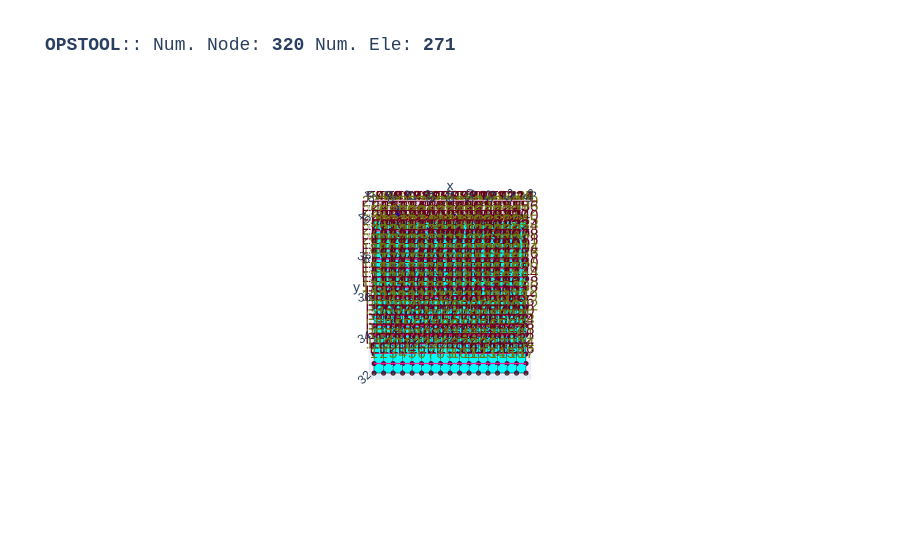

The code cell stored with this chart in its notebook:
### Code cell
opst.vis.plotly.plot_model(show_node_numbering=True, show_ele_numbering=True, show_nodal_loads = True)

### Figure 1 — Plotly figure (JSON) as saved in the notebook; plotly's stock layout.template omitted (floating-point values rounded to 4 significant figures; data arrays with more than 128 entries replaced by an {"elided": "..."} marker saying what was removed)
{"data": [{"color": "#00FFFF", "hoverinfo": "skip", "i": {"elided": "512 int values"}, "j": {"elided": "512 int values"}, "k": {"elided": "512 int values"}, "name": "FourNodeQuad", "opacity": 1, "type": "mesh3d", "x": {"elided": "1024 float values"}, "y": {"elided": "1024 float values"}, "z": {"elided": "1024 float values"}}, {"connectgaps": false, "hoverinfo": "skip", "line": {"color": "black", "width": 1}, "mode": "lines", "name": "Edge", "type": "scatter3d", "x": {"elided": "1536 float values"}, "y": {"elided": "1536 float values"}, "z": {"elided": "1536 float values"}}, {"connectgaps": false, "hoverinfo": "skip", "line": {"color": "#0652ff", "width": 5}, "mode": "lines", "name": "DispBeamColumn2d", "type": "scatter3d", "x": [45.25, 45.75, NaN, 45.75, 46.25, NaN, 46.25, 46.75, NaN, 46.75, 47.25, NaN, 47.25, 47.75, NaN, 47.75, 48.25, NaN, 48.25, 48.75, NaN, 48.75, 49.25, NaN, 49.25, 49.75, NaN, 49.75, 50.25, NaN, 50.25, 50.75, NaN, 50.75, 51.25, NaN, 51.25, 51.75, NaN, 51.75, 52.25, NaN, 52.25, 52.75, NaN], "y": [40.25, 40.25, NaN, 40.25, 40.25, NaN, 40.25, 40.25, NaN, 40.25, 40.25, NaN, 40.25, 40.25, NaN, 40.25, 40.25, NaN, 40.25, 40.25, NaN, 40.25, 40.25, NaN, 40.25, 40.25, NaN, 40.25, 40.25, NaN, 40.25, 40.25, NaN, 40.25, 40.25, NaN, 40.25, 40.25, NaN, 40.25, 40.25, NaN, 40.25, 40.25, NaN], "z": [0.0, 0.0, NaN, 0.0, 0.0, NaN, 0.0, 0.0, NaN, 0.0, 0.0, NaN, 0.0, 0.0, NaN, 0.0, 0.0, NaN, 0.0, 0.0, NaN, 0.0, 0.0, NaN, 0.0, 0.0, NaN, 0.0, 0.0, NaN, 0.0, 0.0, NaN, 0.0, 0.0, NaN, 0.0, 0.0, NaN, 0.0, 0.0, NaN, 0.0, 0.0, NaN]}, {"connectgaps": false, "hoverinfo": "skip", "line": {"color": "#ff9408", "width": 5}, "mode": "lines", "name": "BeamContact2D", "type": "scatter3d", "x": [45.5, 45.25, NaN, 45.5, 45.75, NaN, 46.0, 45.75, NaN, 46.0, 46.25, NaN, 46.5, 46.25, NaN, 46.5, 46.75, NaN, 47.0, 46.75, NaN, 47.0, 47.25, NaN, 47.5, 47.25, NaN, 47.5, 47.75, NaN, 48.0, 47.75, NaN, 48.0, 48.25, NaN, 48.5, 48.25, NaN, 48.5, 48.75, NaN, 49.0, 48.75, NaN, 49.0, 49.25, NaN, 49.5, 49.25, NaN, 49.5, 49.75, NaN, 50.0, 49.75, NaN, 50.0, 50.25, NaN, 50.5, 50.25, NaN, 50.5, 50.75, NaN, 51.0, 50.75, NaN, 51.0, 51.25, NaN, 51.5, 51.25, NaN, 51.5, 51.75, NaN, 52.0, 51.75, NaN, 52.0, 52.25, NaN, 52.5, 52.25, NaN, 52.5, 52.75, NaN], "y": [40.0, 40.25, NaN, 40.0, 40.25, NaN, 40.0, 40.25, NaN, 40.0, 40.25, NaN, 40.0, 40.25, NaN, 40.0, 40.25, NaN, 40.0, 40.25, NaN, 40.0, 40.25, NaN, 40.0, 40.25, NaN, 40.0, 40.25, NaN, 40.0, 40.25, NaN, 40.0, 40.25, NaN, 40.0, 40.25, NaN, 40.0, 40.25, NaN, 40.0, 40.25, NaN, 40.0, 40.25, NaN, 40.0, 40.25, NaN, 40.0, 40.25, NaN, 40.0, 40.25, NaN, 40.0, 40.25, NaN, 40.0, 40.25, NaN, 40.0, 40.25, NaN, 40.0, 40.25, NaN, 40.0, 40.25, NaN, 40.0, 40.25, NaN, 40.0, 40.25, NaN, 40.0, 40.25, NaN, 40.0, 40.25, NaN, 40.0, 40.25, NaN, 40.0, 40.25, NaN], "z": [0.0, 0.0, NaN, 0.0, 0.0, NaN, 0.0, 0.0, NaN, 0.0, 0.0, NaN, 0.0, 0.0, NaN, 0.0, 0.0, NaN, 0.0, 0.0, NaN, 0.0, 0.0, NaN, 0.0, 0.0, NaN, 0.0, 0.0, NaN, 0.0, 0.0, NaN, 0.0, 0.0, NaN, 0.0, 0.0, NaN, 0.0, 0.0, NaN, 0.0, 0.0, NaN, 0.0, 0.0, NaN, 0.0, 0.0, NaN, 0.0, 0.0, NaN, 0.0, 0.0, NaN, 0.0, 0.0, NaN, 0.0, 0.0, NaN, 0.0, 0.0, NaN, 0.0, 0.0, NaN, 0.0, 0.0, NaN, 0.0, 0.0, NaN, 0.0, 0.0, NaN, 0.0, 0.0, NaN, 0.0, 0.0, NaN, 0.0, 0.0, NaN, 0.0, 0.0, NaN]}, {"customdata": {"elided": "256 str values"}, "hovertemplate": "%{customdata}", "marker": {"color": "#00FFFF", "size": 3, "symbol": "diamond-open"}, "mode": "markers", "name": "FourNodeQuad", "type": "scatter3d", "x": {"elided": "256 float values"}, "y": {"elided": "256 float values"}, "z": {"elided": "256 float values"}}, {"customdata": ["eleTag: 400<br>connectedNodes:<br> [290 291]", "eleTag: 401<br>connectedNodes:<br> [291 292]", "eleTag: 402<br>connectedNodes:<br> [292 293]", "eleTag: 403<br>connectedNodes:<br> [293 294]", "eleTag: 404<br>connectedNodes:<br> [294 295]", "eleTag: 405<br>connectedNodes:<br> [295 296]", "eleTag: 406<br>connectedNodes:<br> [296 297]", "eleTag: 407<br>connectedNodes:<br> [297 298]", "eleTag: 408<br>connectedNodes:<br> [298 299]", "eleTag: 409<br>connectedNodes:<br> [299 300]", "eleTag: 410<br>connectedNodes:<br> [300 301]", "eleTag: 411<br>connectedNodes:<br> [301 302]", "eleTag: 412<br>connectedNodes:<br> [302 303]", "eleTag: 413<br>connectedNodes:<br> [303 304]", "eleTag: 414<br>connectedNodes:<br> [304 305]"], "hovertemplate": "%{customdata}", "marker": {"color": "#0652ff", "size": 3, "symbol": "diamond-open"}, "mode": "markers", "name": "DispBeamColumn2d", "type": "scatter3d", "x": [45.5, 46.0, 46.5, 47.0, 47.5, 48.0, 48.5, 49.0, 49.5, 50.0, 50.5, 51.0, 51.5, 52.0, 52.5], "y": [40.25, 40.25, 40.25, 40.25, 40.25, 40.25, 40.25, 40.25, 40.25, 40.25, 40.25, 40.25, 40.25, 40.25, 40.25], "z": [0.0, 0.0, 0.0, 0.0, 0.0, 0.0, 0.0, 0.0, 0.0, 0.0, 0.0, 0.0, 0.0, 0.0, 0.0]}, {"customdata": ["eleTag: 3050<br>connectedNodes:<br> [274 290]", "eleTag: 3050<br>connectedNodes:<br> [274 291]", "eleTag: 3051<br>connectedNodes:<br> [275 291]", "eleTag: 3051<br>connectedNodes:<br> [275 292]", "eleTag: 3052<br>connectedNodes:<br> [276 292]", "eleTag: 3052<br>connectedNodes:<br> [276 293]", "eleTag: 3053<br>connectedNodes:<br> [277 293]", "eleTag: 3053<br>connectedNodes:<br> [277 294]", "eleTag: 3054<br>connectedNodes:<br> [278 294]", "eleTag: 3054<br>connectedNodes:<br> [278 295]", "eleTag: 3055<br>connectedNodes:<br> [279 295]", "eleTag: 3055<br>connectedNodes:<br> [279 296]", "eleTag: 3056<br>connectedNodes:<br> [280 296]", "eleTag: 3056<br>connectedNodes:<br> [280 297]", "eleTag: 3057<br>connectedNodes:<br> [281 297]", "eleTag: 3057<br>connectedNodes:<br> [281 298]", "eleTag: 3058<br>connectedNodes:<br> [282 298]", "eleTag: 3058<br>connectedNodes:<br> [282 299]", "eleTag: 3059<br>connectedNodes:<br> [283 299]", "eleTag: 3059<br>connectedNodes:<br> [283 300]", "eleTag: 3060<br>connectedNodes:<br> [284 300]", "eleTag: 3060<br>connectedNodes:<br> [284 301]", "eleTag: 3061<br>connectedNodes:<br> [285 301]", "eleTag: 3061<br>connectedNodes:<br> [285 302]", "eleTag: 3062<br>connectedNodes:<br> [286 302]", "eleTag: 3062<br>connectedNodes:<br> [286 303]", "eleTag: 3063<br>connectedNodes:<br> [287 303]", "eleTag: 3063<br>connectedNodes:<br> [287 304]", "eleTag: 3064<br>connectedNodes:<br> [288 304]", "eleTag: 3064<br>connectedNodes:<br> [288 305]"], "hovertemplate": "%{customdata}", "marker": {"color": "#ff9408", "size": 3, "symbol": "diamond-open"}, "mode": "markers", "name": "BeamContact2D", "type": "scatter3d", "x": [45.38, 45.62, 45.88, 46.12, 46.38, 46.62, 46.88, 47.12, 47.38, 47.62, 47.88, 48.12, 48.38, 48.62, 48.88, 49.12, 49.38, 49.62, 49.88, 50.12, 50.38, 50.62, 50.88, 51.12, 51.38, 51.62, 51.88, 52.12, 52.38, 52.62], "y": [40.12, 40.12, 40.12, 40.12, 40.12, 40.12, 40.12, 40.12, 40.12, 40.12, 40.12, 40.12, 40.12, 40.12, 40.12, 40.12, 40.12, 40.12, 40.12, 40.12, 40.12, 40.12, 40.12, 40.12, 40.12, 40.12, 40.12, 40.12, 40.12, 40.12], "z": [0.0, 0.0, 0.0, 0.0, 0.0, 0.0, 0.0, 0.0, 0.0, 0.0, 0.0, 0.0, 0.0, 0.0, 0.0, 0.0, 0.0, 0.0, 0.0, 0.0, 0.0, 0.0, 0.0, 0.0, 0.0, 0.0, 0.0, 0.0, 0.0, 0.0]}, {"customdata": {"elided": "320 str values"}, "hovertemplate": "x: %{x}<br>y: %{y}<br>z: %{z} <br>nodeTag: %{customdata}", "marker": {"color": "#580f41", "size": 3, "symbol": "circle"}, "mode": "markers", "name": "Nodes", "type": "scatter3d", "x": {"elided": "320 float values"}, "y": {"elided": "320 float values"}, "z": {"elided": "320 float values"}}, {"mode": "text", "name": "Node Tag", "text": {"elided": "320 str values"}, "textfont": {"color": "#6e750e", "size": 15}, "type": "scatter3d", "x": {"elided": "320 float values"}, "y": {"elided": "320 float values"}, "z": {"elided": "320 float values"}}, {"mode": "text", "name": "Element Tag", "text": {"elided": "271 str values"}, "textfont": {"color": "#650021", "size": 15}, "type": "scatter3d", "x": {"elided": "271 float values"}, "y": {"elided": "271 float values"}, "z": {"elided": "271 float values"}}, {"connectgaps": false, "hoverinfo": "skip", "line": {"color": "#15b01a", "width": 1}, "mode": "lines", "name": "BC", "type": "scatter3d", "x": {"elided": "384 float values"}, "y": {"elided": "384 float values"}, "z": {"elided": "384 float values"}}, {"connectgaps": false, "hoverinfo": "skip", "line": {"color": "#FF1493", "width": 2.5}, "mode": "lines", "name": "mp constraint", "type": "scatter3d", "x": [45.0, 53.0, NaN, 45.0, 53.0, NaN, 45.0, 53.0, NaN, 45.0, 53.0, NaN, 45.0, 53.0, NaN, 45.0, 53.0, NaN, 45.0, 53.0, NaN, 45.0, 53.0, NaN, 45.0, 53.0, NaN, 45.0, 53.0, NaN, 45.0, 53.0, NaN, 45.0, 53.0, NaN, 45.0, 53.0, NaN, 45.0, 53.0, NaN, 45.0, 53.0, NaN, 45.0, 53.0, NaN], "y": [32.5, 32.5, NaN, 33.0, 33.0, NaN, 33.5, 33.5, NaN, 34.0, 34.0, NaN, 34.5, 34.5, NaN, 35.0, 35.0, NaN, 35.5, 35.5, NaN, 36.0, 36.0, NaN, 36.5, 36.5, NaN, 37.0, 37.0, NaN, 37.5, 37.5, NaN, 38.0, 38.0, NaN, 38.5, 38.5, NaN, 39.0, 39.0, NaN, 39.5, 39.5, NaN, 40.0, 40.0, NaN], "z": [0.0, 0.0, NaN, 0.0, 0.0, NaN, 0.0, 0.0, NaN, 0.0, 0.0, NaN, 0.0, 0.0, NaN, 0.0, 0.0, NaN, 0.0, 0.0, NaN, 0.0, 0.0, NaN, 0.0, 0.0, NaN, 0.0, 0.0, NaN, 0.0, 0.0, NaN, 0.0, 0.0, NaN, 0.0, 0.0, NaN, 0.0, 0.0, NaN, 0.0, 0.0, NaN, 0.0, 0.0, NaN]}, {"connectgaps": false, "hovertemplate": "<b>%{text}</b>", "line": {"color": "#0000ff", "width": 5}, "mode": "lines", "name": "<b>Pattern 1</b><br>Nodal Load", "text": ["0.00e+00", "0.00e+00", "0.00e+00", "0.00e+00", "0.00e+00", "0.00e+00"], "type": "scatter3d", "x": [49.25, 49.25, NaN, 46.25, 46.25, NaN], "y": [40.25, 40.25, NaN, 40.25, 40.25, NaN], "z": [0.0, 0.0, NaN, 0.0, 0.0, NaN]}, {"color": "#0000ff", "hovertemplate": "<b>%{text}", "i": [0, 0, 1, 1, 2, 2, 3, 3, 4, 4, 5, 5, 6, 6, 7, 7, 8, 8, 9, 9, 10, 10, 11, 11, 12, 12, 13, 13, 14, 14, 15, 15, 18, 18, 19, 19, 20, 20, 21, 21, 22, 22, 23, 23, 24, 24, 25, 25, 26, 26, 27, 27, 28, 28, 29, 29, 30, 30, 31, 31, 32, 32, 33, 33], "j": [1, 1, 2, 2, 3, 3, 4, 4, 5, 5, 6, 6, 7, 7, 8, 8, 9, 9, 10, 10, 11, 11, 12, 12, 13, 13, 14, 14, 15, 15, 0, 0, 19, 19, 20, 20, 21, 21, 22, 22, 23, 23, 24, 24, 25, 25, 26, 26, 27, 27, 28, 28, 29, 29, 30, 30, 31, 31, 32, 32, 33, 33, 18, 18], "k": [16, 17, 16, 17, 16, 17, 16, 17, 16, 17, 16, 17, 16, 17, 16, 17, 16, 17, 16, 17, 16, 17, 16, 17, 16, 17, 16, 17, 16, 17, 16, 17, 34, 35, 34, 35, 34, 35, 34, 35, 34, 35, 34, 35, 34, 35, 34, 35, 34, 35, 34, 35, 34, 35, 34, 35, 34, 35, 34, 35, 34, 35, 34, 35], "name": "<b>Pattern 1</b><br>Nodal Load", "text": ["0.00e+00", "0.00e+00", "0.00e+00", "0.00e+00", "0.00e+00", "0.00e+00", "0.00e+00", "0.00e+00", "0.00e+00", "0.00e+00", "0.00e+00", "0.00e+00", "0.00e+00", "0.00e+00", "0.00e+00", "0.00e+00", "0.00e+00", "0.00e+00", "0.00e+00", "0.00e+00", "0.00e+00", "0.00e+00", "0.00e+00", "0.00e+00", "0.00e+00", "0.00e+00", "0.00e+00", "0.00e+00", "0.00e+00", "0.00e+00", "0.00e+00", "0.00e+00", "0.00e+00", "0.00e+00", "0.00e+00", "0.00e+00"], "type": "mesh3d", "x": [49.25, 49.25, 49.25, 49.25, 49.25, 49.25, 49.25, 49.25, 49.25, 49.25, 49.25, 49.25, 49.25, 49.25, 49.25, 49.25, 49.25, 49.25, 46.25, 46.25, 46.25, 46.25, 46.25, 46.25, 46.25, 46.25, 46.25, 46.25, 46.25, 46.25, 46.25, 46.25, 46.25, 46.25, 46.25, 46.25], "y": [40.25, 40.25, 40.25, 40.25, 40.25, 40.25, 40.25, 40.25, 40.25, 40.25, 40.25, 40.25, 40.25, 40.25, 40.25, 40.25, 40.25, 40.25, 40.25, 40.25, 40.25, 40.25, 40.25, 40.25, 40.25, 40.25, 40.25, 40.25, 40.25, 40.25, 40.25, 40.25, 40.25, 40.25, 40.25, 40.25], "z": [0.0, 0.0, 0.0, 0.0, 0.0, 0.0, 0.0, 0.0, 0.0, 0.0, 0.0, 0.0, 0.0, 0.0, 0.0, 0.0, 0.0, 0.0, 0.0, 0.0, 0.0, 0.0, 0.0, 0.0, 0.0, 0.0, 0.0, 0.0, 0.0, 0.0, 0.0, 0.0, 0.0, 0.0, 0.0, 0.0]}, {"connectgaps": false, "hovertemplate": "<b>%{text}</b>", "line": {"color": "#0000ff", "width": 5}, "mode": "lines", "name": "<b>Pattern 1</b><br>Nodal Load", "text": ["-5.00e+00", "-5.00e+00", "-5.00e+00", "-2.00e+01", "-2.00e+01", "-2.00e+01"], "type": "scatter3d", "x": [49.25, 49.25, NaN, 46.25, 46.25, NaN], "y": [40.39, 40.29, NaN, 40.83, 40.42, NaN], "z": [0.0, 0.0, NaN, 0.0, 0.0, NaN]}, {"color": "#0000ff", "hovertemplate": "<b>%{text}", "i": [0, 0, 1, 1, 2, 2, 3, 3, 4, 4, 5, 5, 6, 6, 7, 7, 8, 8, 9, 9, 10, 10, 11, 11, 12, 12, 13, 13, 14, 14, 15, 15, 18, 18, 19, 19, 20, 20, 21, 21, 22, 22, 23, 23, 24, 24, 25, 25, 26, 26, 27, 27, 28, 28, 29, 29, 30, 30, 31, 31, 32, 32, 33, 33], "j": [1, 1, 2, 2, 3, 3, 4, 4, 5, 5, 6, 6, 7, 7, 8, 8, 9, 9, 10, 10, 11, 11, 12, 12, 13, 13, 14, 14, 15, 15, 0, 0, 19, 19, 20, 20, 21, 21, 22, 22, 23, 23, 24, 24, 25, 25, 26, 26, 27, 27, 28, 28, 29, 29, 30, 30, 31, 31, 32, 32, 33, 33, 18, 18], "k": [16, 17, 16, 17, 16, 17, 16, 17, 16, 17, 16, 17, 16, 17, 16, 17, 16, 17, 16, 17, 16, 17, 16, 17, 16, 17, 16, 17, 16, 17, 16, 17, 34, 35, 34, 35, 34, 35, 34, 35, 34, 35, 34, 35, 34, 35, 34, 35, 34, 35, 34, 35, 34, 35, 34, 35, 34, 35, 34, 35, 34, 35, 34, 35], "name": "<b>Pattern 1</b><br>Nodal Load", "text": ["-5.00e+00", "-5.00e+00", "-5.00e+00", "-5.00e+00", "-5.00e+00", "-5.00e+00", "-5.00e+00", "-5.00e+00", "-5.00e+00", "-5.00e+00", "-5.00e+00", "-5.00e+00", "-5.00e+00", "-5.00e+00", "-5.00e+00", "-5.00e+00", "-5.00e+00", "-5.00e+00", "-2.00e+01", "-2.00e+01", "-2.00e+01", "-2.00e+01", "-2.00e+01", "-2.00e+01", "-2.00e+01", "-2.00e+01", "-2.00e+01", "-2.00e+01", "-2.00e+01", "-2.00e+01", "-2.00e+01", "-2.00e+01", "-2.00e+01", "-2.00e+01", "-2.00e+01", "-2.00e+01"], "type": "mesh3d", "x": [49.27, 49.27, 49.26, 49.26, 49.25, 49.24, 49.23, 49.23, 49.23, 49.23, 49.24, 49.25, 49.26, 49.26, 49.27, 49.27, 49.25, 49.25, 46.33, 46.33, 46.31, 46.28, 46.24, 46.21, 46.18, 46.17, 46.17, 46.18, 46.21, 46.24, 46.28, 46.31, 46.33, 46.33, 46.25, 46.25], "y": [40.29, 40.29, 40.29, 40.29, 40.29, 40.29, 40.29, 40.29, 40.29, 40.29, 40.29, 40.29, 40.29, 40.29, 40.29, 40.29, 40.29, 40.24, 40.42, 40.42, 40.42, 40.42, 40.42, 40.42, 40.42, 40.42, 40.42, 40.42, 40.42, 40.42, 40.42, 40.42, 40.42, 40.42, 40.42, 40.21], "z": [0.0, 0.008389, 0.01533, 0.01962, 0.02051, 0.01786, 0.01212, 0.004288, -0.004288, -0.01212, -0.01786, -0.02051, -0.01962, -0.01533, -0.008389, -5.052e-18, 0.0, 0.0, 0.0, 0.03356, 0.06131, 0.07846, 0.08205, 0.07145, 0.04849, 0.01715, -0.01715, -0.04849, -0.07145, -0.08205, -0.07846, -0.06131, -0.03356, -2.021e-17, 0.0, 0.0]}, {"connectgaps": false, "hovertemplate": "<b>%{text}</b>", "line": {"color": "#0000ff", "width": 5}, "mode": "lines", "name": "<b>Pattern 1</b><br>Nodal Load", "text": ["0.00e+00", "0.00e+00", "0.00e+00", "0.00e+00", "0.00e+00", "0.00e+00"], "type": "scatter3d", "x": [49.25, 49.25, NaN, 46.25, 46.25, NaN], "y": [40.25, 40.25, NaN, 40.25, 40.25, NaN], "z": [0.0, 0.0, NaN, 0.0, 0.0, NaN]}, {"color": "#0000ff", "hovertemplate": "<b>%{text}", "i": [0, 0, 1, 1, 2, 2, 3, 3, 4, 4, 5, 5, 6, 6, 7, 7, 8, 8, 9, 9, 10, 10, 11, 11, 12, 12, 13, 13, 14, 14, 15, 15, 18, 18, 19, 19, 20, 20, 21, 21, 22, 22, 23, 23, 24, 24, 25, 25, 26, 26, 27, 27, 28, 28, 29, 29, 30, 30, 31, 31, 32, 32, 33, 33], "j": [1, 1, 2, 2, 3, 3, 4, 4, 5, 5, 6, 6, 7, 7, 8, 8, 9, 9, 10, 10, 11, 11, 12, 12, 13, 13, 14, 14, 15, 15, 0, 0, 19, 19, 20, 20, 21, 21, 22, 22, 23, 23, 24, 24, 25, 25, 26, 26, 27, 27, 28, 28, 29, 29, 30, 30, 31, 31, 32, 32, 33, 33, 18, 18], "k": [16, 17, 16, 17, 16, 17, 16, 17, 16, 17, 16, 17, 16, 17, 16, 17, 16, 17, 16, 17, 16, 17, 16, 17, 16, 17, 16, 17, 16, 17, 16, 17, 34, 35, 34, 35, 34, 35, 34, 35, 34, 35, 34, 35, 34, 35, 34, 35, 34, 35, 34, 35, 34, 35, 34, 35, 34, 35, 34, 35, 34, 35, 34, 35], "name": "<b>Pattern 1</b><br>Nodal Load", "text": ["0.00e+00", "0.00e+00", "0.00e+00", "0.00e+00", "0.00e+00", "0.00e+00", "0.00e+00", "0.00e+00", "0.00e+00", "0.00e+00", "0.00e+00", "0.00e+00", "0.00e+00", "0.00e+00", "0.00e+00", "0.00e+00", "0.00e+00", "0.00e+00", "0.00e+00", "0.00e+00", "0.00e+00", "0.00e+00", "0.00e+00", "0.00e+00", "0.00e+00", "0.00e+00", "0.00e+00", "0.00e+00", "0.00e+00", "0.00e+00", "0.00e+00", "0.00e+00", "0.00e+00", "0.00e+00", "0.00e+00", "0.00e+00"], "type": "mesh3d", "x": [49.25, 49.25, 49.25, 49.25, 49.25, 49.25, 49.25, 49.25, 49.25, 49.25, 49.25, 49.25, 49.25, 49.25, 49.25, 49.25, 49.25, 49.25, 46.25, 46.25, 46.25, 46.25, 46.25, 46.25, 46.25, 46.25, 46.25, 46.25, 46.25, 46.25, 46.25, 46.25, 46.25, 46.25, 46.25, 46.25], "y": [40.25, 40.25, 40.25, 40.25, 40.25, 40.25, 40.25, 40.25, 40.25, 40.25, 40.25, 40.25, 40.25, 40.25, 40.25, 40.25, 40.25, 40.25, 40.25, 40.25, 40.25, 40.25, 40.25, 40.25, 40.25, 40.25, 40.25, 40.25, 40.25, 40.25, 40.25, 40.25, 40.25, 40.25, 40.25, 40.25], "z": [0.0, 0.0, 0.0, 0.0, 0.0, 0.0, 0.0, 0.0, 0.0, 0.0, 0.0, 0.0, 0.0, 0.0, 0.0, 0.0, 0.0, 0.0, 0.0, 0.0, 0.0, 0.0, 0.0, 0.0, 0.0, 0.0, 0.0, 0.0, 0.0, 0.0, 0.0, 0.0, 0.0, 0.0, 0.0, 0.0]}], "layout": {"autosize": true, "font": {"family": "Arial, sans-serif"}, "scene": {"aspectmode": "data", "camera": {"eye": {"x": 0, "y": -0.1, "z": 10}}, "dragmode": "pan", "xaxis": {"showbackground": false}, "yaxis": {"showbackground": false}, "zaxis": {"showbackground": true, "showgrid": true, "showticklabels": false, "ticks": "", "title": {"text": ""}, "visible": true}}, "showlegend": false, "title": {"font": {"family": "courier", "size": 18}, "text": "<b>OPSTOOL</b>:: Num. Node: <b>320</b> Num. Ele: <b>271</b>"}}}
